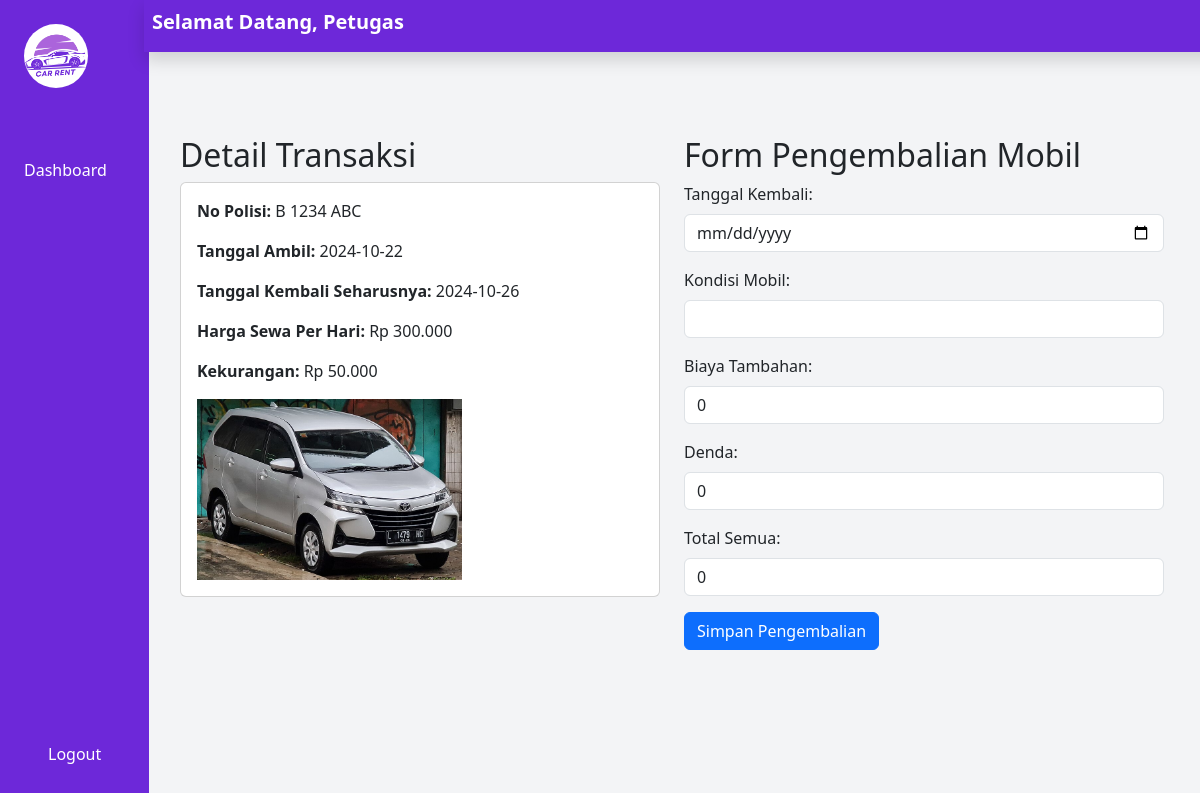
Screenshot of /petugas/form-kembali.php?id_transaksi=2 (signed in) with the database file from the repository.
### tables this page shows
CREATE TABLE `tb_transaksi` (
  `id_transaksi` int(11) NOT NULL,
  `nik` int(11) DEFAULT NULL,
  `nopol` varchar(10) DEFAULT NULL,
  `tgl_booking` date DEFAULT NULL,
  `tgl_ambil` date DEFAULT NULL,
  `tgl_kembali` date DEFAULT NULL,
  `supir` tinyint(1) DEFAULT NULL,
  `total` decimal(10,2) DEFAULT NULL,
  `downpayment` decimal(10,2) DEFAULT 100000.00,
  `kekurangan` decimal(10,2) DEFAULT NULL,
  `status` enum('booking','approve','ambil','kembali') NOT NULL
);

CREATE TABLE `tb_mobil` (
  `nopol` varchar(10) NOT NULL,
  `brand` varchar(50) NOT NULL,
  `type` varchar(50) NOT NULL,
  `tahun` date NOT NULL,
  `harga` decimal(10,2) NOT NULL,
  `foto` varchar(50) DEFAULT NULL,
  `status` enum('tersedia','tidak') NOT NULL
);

### petugas/form-kembali.php (the view, shortened to what this page needs)
<?php
include '../koneksi.php';
$id_transaksi = isset($_GET['id_transaksi']) ? $_GET['id_transaksi'] : null;
$detail_transaksi = null;
if ($id_transaksi) {
    $sql = "SELECT t.*, m.nopol, m.status, CONCAT('../img/', m.foto) AS foto, m.harga, t.kekurangan
            FROM tb_transaksi t
            JOIN tb_mobil m ON t.nopol = m.nopol
            WHERE t.id_transaksi = ?";
    $stmt = $koneksi->prepare($sql);
    $stmt->bind_param("i", $id_transaksi);
    $stmt->execute();
    $result = $stmt->get_result();
    if ($result->num_rows > 0) {
        $detail_transaksi = $result->fetch_assoc();
    }
}
?>
<!DOCTYPE html>
<html lang="id">
<head>
    <link href="https://cdn.jsdelivr.net/npm/tailwindcss@2.2.19/dist/tailwind.min.css" rel="stylesheet">
    <link href="https://cdn.jsdelivr.net/npm/bootstrap@5.3.0-alpha1/dist/css/bootstrap.min.css" rel="stylesheet">
</head>
<body class="bg-gray-100 font-sans leading-normal tracking-normal">
    <div class="flex">
        <aside class="w-65 bg-purple-700 text-white min-h-screen fixed flex flex-col">
            <div class="p-6">
                <img src="../img/logo.png" alt="Rental Car Logo" class="w-16 h-16 rounded-full">
            </div>
            <nav class="mt-9 flex-grow">
                <a href="petugas.php" class="block py-2.5 px-4 rounded transition duration-200 hover:bg-purple-800">Dashboard</a>
            </nav>
            <footer class="p-6">
                <a href="../akun/logout.php" class="block py-2.5 px-4 rounded transition duration-200 hover:bg-purple-800">Logout</a>
            </footer>
        </aside>
        <div class="flex-1 flex flex-col ml-36">
            <header class="bg-purple-700 text-white p-2 shadow flex justify-between items-center fixed w-full" style="left: 9rem; top: 0;">
                <h2 class="text-xl font-semibold">Selamat Datang, Petugas</h2>
            </header>
            <main class="flex-1 p-6 mt-16">
                <section>
                    <div class="container mt-5">
                        <div class="row">
                            <div class="col-md-6">
                                <h2>Detail Transaksi</h2>
                                <?php if ($detail_transaksi): ?>
                                    <div class="card mb-4">
                                        <div class="card-body">
                                            <p><strong>No Polisi:</strong> <?php echo $detail_transaksi['nopol']; ?></p>
                                            <p><strong>Tanggal Ambil:</strong> <?php echo $detail_transaksi['tgl_ambil']; ?></p>
                                            <p><strong>Tanggal Kembali Seharusnya:</strong> <?php echo $detail_transaksi['tgl_kembali']; ?></p>
                                            <p><strong>Harga Sewa Per Hari:</strong> Rp <?php echo number_format($detail_transaksi['harga'], 0, ',', '.'); ?></p>
                                            <p><strong>Kekurangan:</strong> Rp <?php echo number_format($detail_transaksi['kekurangan'], 0, ',', '.'); ?></p>
                                            <img src="<?php echo $detail_transaksi['foto']; ?>" alt="Gambar Mobil" class="img">
                                        </div>
                                    </div>
                                <?php else: ?>
                                    <div class="alert alert-danger">Detail transaksi tidak ditemukan.</div>
                                <?php endif; ?>
                            </div>
                        <div class="col-md-6">
                            <h2>Form Pengembalian Mobil</h2>
                            <form action="" method="POST">
                                <div class="mb-3">
                                    <label for="tgl_kembali" class="form-label">Tanggal Kembali:</label>
                                    <input type="date" class="form-control" id="tgl_kembali" name="tgl_kembali" required>
                                </div>
                                <div class="mb-3">
                                    <label for="kondisi_mobil" class="form-label">Kondisi Mobil:</label>
                                    <input type="text" class="form-control" id="kondisi_mobil" name="kondisi_mobil" required>
                                </div>
                                <div class="mb-3">
                                    <label for="biaya_tambahan" class="form-label">Biaya Tambahan:</label>
                                    <input type="number" class="form-control" id="biaya_tambahan" name="biaya_tambahan" value="0">
                                </div>
                                <div class="mb-3">
                                    <label for="denda" class="form-label">Denda:</label>
                                    <input type="number" class="form-control" id="denda" name="denda" value="0" readonly>
                                </div>
                                <div class="mb-3">
                                    <label for="total_semua" class="form-label">Total Semua:</label>
                                    <input type="number" class="form-control" id="total_semua" name="total_semua" value="0" readonly>
                                </div>
                                <button type="submit" class="btn btn-primary">Simpan Pengembalian</button>
                            </form>
                        </div>
                </section>
            </main>
        </div>
    </div>
</body>
</html>

### petugas/form-kembali.php (style rules this page uses)
aside a { color: white; text-decoration: none; }
img { width: 7cm; height: auto; }

### rows the page displays
tb_transaksi: nopol.nopol "B 1234 ABC", tgl_ambil "2024-10-22", tgl_kembali "2024-10-26", nopol.harga "300.000", kekurangan "50.000"
